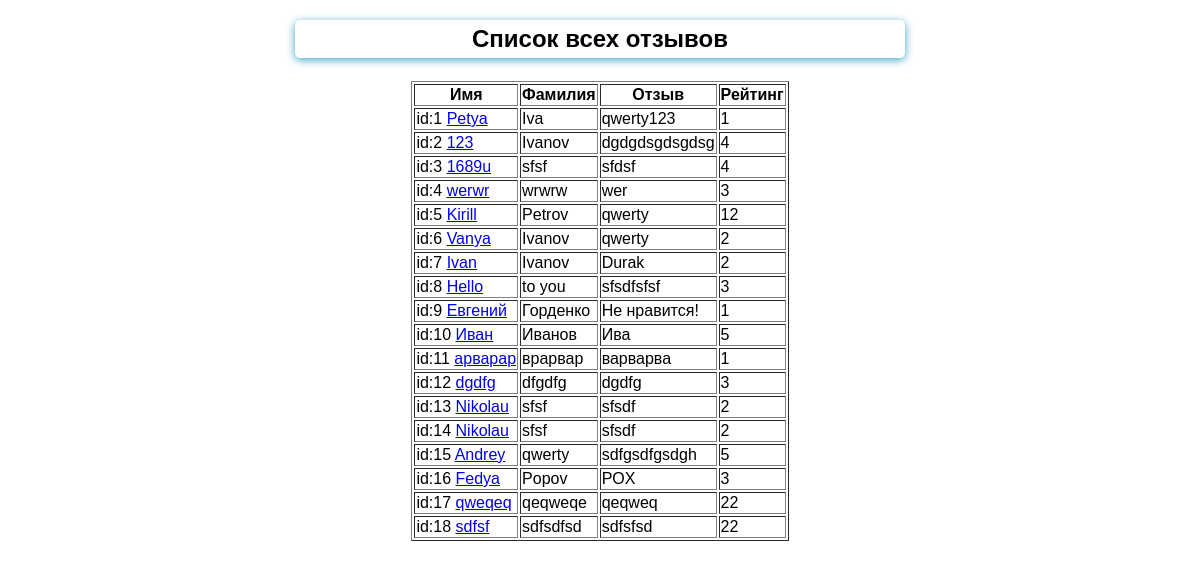
Page /list on the committed database.
### feedback/models.py (models this page shows)
class Feedback(models.Model):
    name = models.CharField(max_length=10, validators=[MinLengthValidator(3)])
    surname = models.CharField(max_length=60)
    feedback = models.TextField()
    rating = models.PositiveIntegerField()

### feedback/views.py (the view)
# urls.py: path('list', views.ListFeedBack.as_view()),
class ListFeedBack(ListView):
    template_name = 'feedback/list_feedback.html'
    model = Feedback
    context_object_name = 'all_feedback' #если этого параметра нет, то будет называться -> object_list
    def get_queryset(self):
        queryset = super().get_queryset()
        return queryset

### feedback/templates/feedback/list_feedback.html (shortened to what this page needs)
{% extends 'feedback/base.html' %}
{% block content %}
<h2>Cписок всех отзывов</h2>
<br>
<table border="1px", align="center" >
    <tr>
        <th>Имя</th>
        <th>Фамилия</th>
        <th>Отзыв</th>
        <th>Рейтинг</th>
    </tr>
    {% for feedback in all_feedback %}
    <tr>
        <td>id:{{feedback.pk}} <a href={%url "feed" pk=feedback.id%}>{{feedback.name}}</a></td>
        <td>{{feedback.surname}}</td>
        <td>{{feedback.feedback}}</td>
        <td>{{feedback.rating}}</td>
    </tr>
    {% endfor %}
</table>
{% endblock %}

### feedback/templates/feedback/base.html (shortened to what this page needs)
{% load static %}
<!DOCTYPE html>
<html lang="en">
<head>
    <link rel="stylesheet" href=" {% static 'feedback/forms.css' %}">
</head>
<body>
  {% block content %} {% endblock %}
</body>
</html>

### feedback/static/feedback/forms.css (style rules this page uses)
body { margin: 0; font-family: Sans-Serif; }
h2 { width:50%; margin: 20px auto 5px; text-align: center; padding: 5px; border-radius: 5px; box-shadow: 0 2px 8px #3ca3c1; }

### rows in the picture
Feedback: pk "1", name "Petya", surname "Iva", feedback "qwerty123", rating "1"
Feedback: pk "2", name "123", surname "Ivanov", feedback "dgdgdsgdsgdsg", rating "4"
Feedback: pk "3", name "1689u", surname "sfsf", feedback "sfdsf", rating "4"
Feedback: pk "4", name "werwr", surname "wrwrw", feedback "wer", rating "3"
Feedback: pk "5", name "Kirill", surname "Petrov", feedback "qwerty", rating "12"
Feedback: pk "6", name "Vanya", surname "Ivanov", feedback "qwerty", rating "2"
Feedback: pk "7", name "Ivan", surname "Ivanov", feedback "Durak", rating "2"
Feedback: pk "8", name "Hello", surname "to you", feedback "sfsdfsfsf", rating "3"
Feedback: pk "9", name "Евгений", surname "Горденко", feedback "Не нравится!", rating "1"
Feedback: pk "10", name "Иван", surname "Иванов", feedback "Ива", rating "5"
Feedback: pk "11", name "арварар", surname "врарвар", feedback "варварва", rating "1"
Feedback: pk "12", name "dgdfg", surname "dfgdfg", feedback "dgdfg", rating "3"
Feedback: pk "13", name "Nikolau", surname "sfsf", feedback "sfsdf", rating "2"
Feedback: pk "14", name "Nikolau", surname "sfsf", feedback "sfsdf", rating "2"
Feedback: pk "15", name "Andrey", surname "qwerty", feedback "sdfgsdfgsdgh", rating "5"
Feedback: pk "16", name "Fedya", surname "Popov", feedback "POX", rating "3"
Feedback: pk "17", name "qweqeq", surname "qeqweqe", feedback "qeqweq", rating "22"
Feedback: pk "18", name "sdfsf", surname "sdfsdfsd", feedback "sdfsfsd", rating "22"
